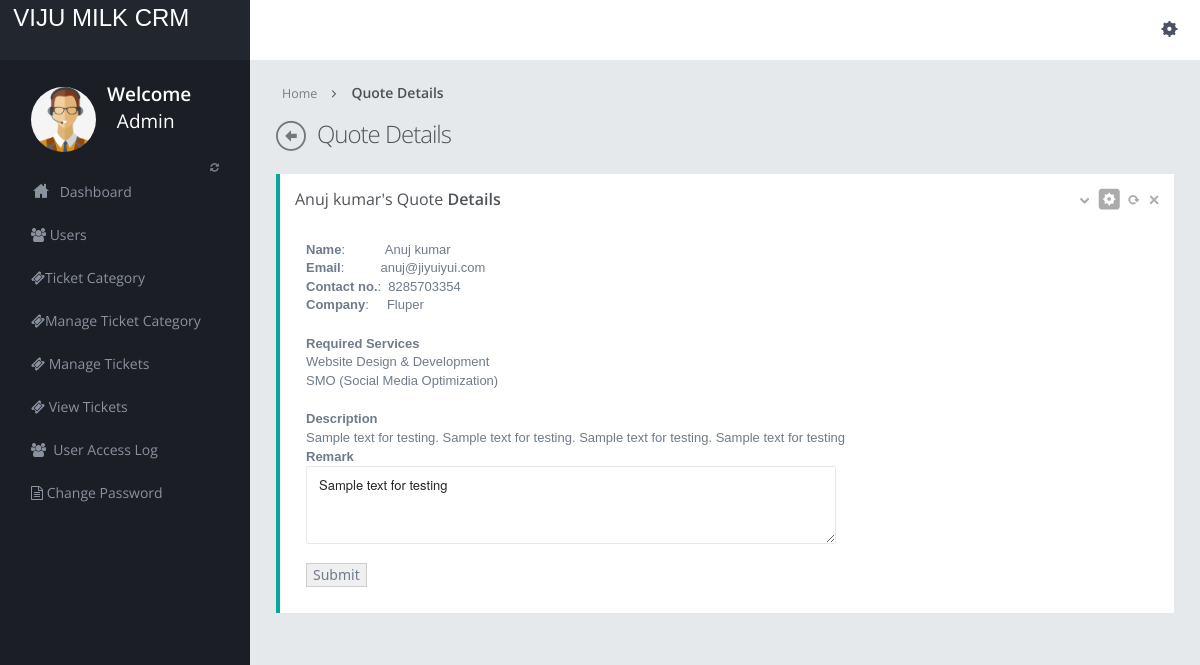
The page /admin/quote-details.php?id=6 (signed in) on the database its author committed.
### tables this page shows
CREATE TABLE `prequest` (
  `id` int(11) NOT NULL,
  `name` varchar(255) DEFAULT NULL,
  `email` varchar(255) DEFAULT NULL,
  `contactno` varchar(11) DEFAULT NULL,
  `company` varchar(255) DEFAULT NULL,
  `wdd` varchar(255) DEFAULT NULL,
  `cms` varchar(255) DEFAULT NULL,
  `seo` varchar(255) DEFAULT NULL,
  `smo` varchar(255) DEFAULT NULL,
  `swd` varchar(255) DEFAULT NULL,
  `dwd` varchar(255) DEFAULT NULL,
  `fwd` varchar(255) DEFAULT NULL,
  `dr` varchar(255) DEFAULT NULL,
  `whs` varchar(255) DEFAULT NULL,
  `wm` varchar(255) DEFAULT NULL,
  `ed` varchar(255) DEFAULT NULL,
  `wta` varchar(255) DEFAULT NULL,
  `opi` varchar(255) DEFAULT NULL,
  `ld` varchar(255) DEFAULT NULL,
  `da` varchar(255) DEFAULT NULL,
  `osc` varchar(255) DEFAULT NULL,
  `nd` varchar(255) DEFAULT NULL,
  `others` varchar(255) DEFAULT NULL,
  `query` longtext DEFAULT NULL,
  `posting_date` date DEFAULT NULL,
  `remark` longtext DEFAULT NULL,
  `status` int(11) DEFAULT NULL
);

### admin/quote-details.php (the view, shortened to what this page needs)
<?php
include("dbconnection.php");
?><!DOCTYPE html>
<html>
<head>
<link href="assets/plugins/pace/pace-theme-flash.css" rel="stylesheet" type="text/css" media="screen"/>
<link href="assets/plugins/boostrapv3/css/bootstrap.min.css" rel="stylesheet" type="text/css"/>
<link href="assets/plugins/boostrapv3/css/bootstrap-theme.min.css" rel="stylesheet" type="text/css"/>
<link href="assets/plugins/font-awesome/css/font-awesome.css" rel="stylesheet" type="text/css"/>
<link href="assets/css/animate.min.css" rel="stylesheet" type="text/css"/>
<link href="assets/plugins/jquery-scrollbar/jquery.scrollbar.css" rel="stylesheet" type="text/css"/>
<link href="assets/css/style.css" rel="stylesheet" type="text/css"/>
<link href="assets/css/responsive.css" rel="stylesheet" type="text/css"/>
<link href="assets/css/custom-icon-set.css" rel="stylesheet" type="text/css"/>
</head>
<body class="">
<?php include("header.php");?>
<div class="page-container row">
      <?php include("leftbar.php");?>
    </div>
  </div>
  <div class="page-content">
    <div class="content">
     <ul class="breadcrumb">
        <li>
			<p>Home<p>
        </li>
        <li><a href="#" class="active">Quote Details </a></li>
    </ul>
   	<div class="page-title">
		<i class="icon-custom-left"></i>
		<h3>Quote Details</h3>
	</div>
 	<?php
    $ret=mysqli_query($con,"select * from prequest where id='".$_GET['id']."'");
	while($row=mysqli_fetch_array($ret))
	{
	?>
      			<div class="row">
					<div class="col-md-12">
						    <div class="grid simple vertical green">
							<div class="grid-title no-border">
								<h4><?php echo $row['name'];?>'s Quote <span class="semi-bold">Details</span></h4>
								<div class="tools">
									<a href="javascript:;" class="collapse"></a>
									<a href="#grid-config" data-toggle="modal" class="config"></a>
									<a href="javascript:;" class="reload"></a>
									<a href="javascript:;" class="remove"></a>
								</div>
							</div>
							<div class="grid-body no-border">
								<div class="row-fluid ">
									    <address class="margin-bottom-20 margin-top-10">
											<strong>Name</strong>:
											&nbsp;&nbsp;&nbsp;&nbsp;&nbsp;&nbsp;&nbsp;&nbsp;&nbsp;&nbsp;<?php echo $row['name'];?><br>
                                            <strong>Email</strong>:
											&nbsp;&nbsp;&nbsp;&nbsp;&nbsp;&nbsp;&nbsp;&nbsp;&nbsp;<?php echo $row['email'];?><br>
                                            <strong>Contact no.</strong>:
											&nbsp;<?php echo $row['contactno'];?><br>
											<strong>Company</strong>:
											&nbsp;&nbsp;&nbsp;&nbsp;<?php echo $row['company'];?><br>
										</address>
                                        <address class="margin-bottom-20 margin-top-10">
											<strong>Required Services</strong><br>
											<?php echo $row['wdd'];?><br>
                    <?php echo $row['smo'];?>
										</address>
										<address>
											<strong>Description</strong><br>
										<?php echo $row['query'];?>
										</address>
                                        <form name="remark" action="" method="post" enctype="multipart/form-data">
                                        <address>
											<strong>Remark</strong><br>
										<textarea name="adminremark" cols="70" rows="4"><?php echo $row['remark'];?></textarea><br /><br />
                                        <input type="submit" name="remark" value="Submit" />
										</address>
                                        </form>
								</div>
							</div>
						</div>
					</div>
				</div>
      			<?php } ?>
				</div>
			 </div>
        </div>
</body>
</html>

### admin/assets/css/responsive.css (style rules this page uses)
@media (min-width: 980px) { .page-content { margin-left: 250px; min-height: 100%; } }

### rows shown on the page
prequest: name "Anuj kumar", email "anuj@jiyuiyui.com", contactno "8285703354", company "Fluper", wdd "Website Design & Development", smo "SMO (Social Media Optimization)", query "Sample text for testing. Sample text for testing. Sample text for testing. Sample text for testing", adminremark "Sample text for testing"
